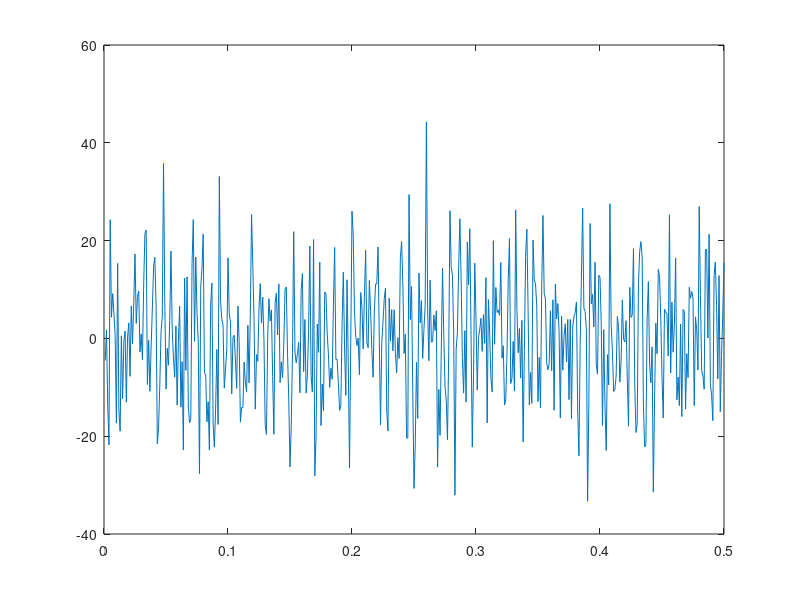

MATLAB code to generate this figure: (Note: this script raises an error after producing the figure.)
addpath H:\Bureau\Etienne\MATLAB\Functions
addpath(genpath('H:\Bureau\Etienne\MATLAB\Functions\FFT'))

Ts = 0.001;
t= (1:500)*Ts;
f1=130; f2=150; 
Omega1 = 2*pi*f1; Omega2 = 2*pi*f2;
xT = 5*sin(Omega1*t)+ 9*cos(Omega2*t)+ 10*randn(1,length(t));

figure, plot(t,xT);

%% To Etienne De Brugier 2019
Fs = 1/Ts;
 FreqMinCalc=0.1;  % la fr?quences miminale de calcul de la puissance
    FreqMaxCalc=500; % fr?quence maximale
 NFFT = length(xT);
%             [PxT,FxT] = pwelch(xT,hanning(NFFT/1),[],NFFT,Fs,'power');
               [PxT,FxT] = pwelch(xT,hanning(400),100,500,Fs,'power');
               Fx = FxT;
            [ Fmean_T , FMed_T  , Mode_T,PuisTotaleFreq_T ]...
                = Freq_param(PxT, FxT,Fs,FreqMinCalc,FreqMaxCalc);
            figure(210);
            clf;
            subplot(211),plot(FxT,PxT,'r'); xlim([0  FreqMaxCalc])
            grid on; xlabel('(Hz)') ;ylabel('Power with Pwelch')
            
            
            
          X_fft =   abs(fft(xT,NFFT))/NFFT/.2;
          freq = (0:NFFT-1)*Fs/NFFT;
          
           subplot(212),plot( freq(1:NFFT/2),X_fft(1:NFFT/2)); xlabel('(Hz)');ylabel('X_fft')